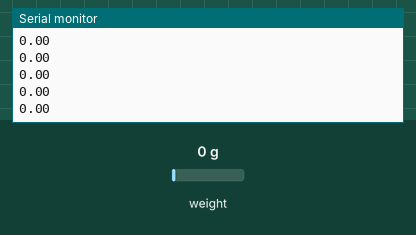
Simulated run of this sketch. Board: Arduino Uno, built with avr-gcc and run on an emulated ATmega328P. Parts: the last lines printed to the serial monitor. The test bench sets the inputs (shaded band); at power-on: weight on the scale 0 g. Storage starts empty.

Above: at 3.2 s.
3.3 s: weight on the scale set to 100 g
At 3.36 s:
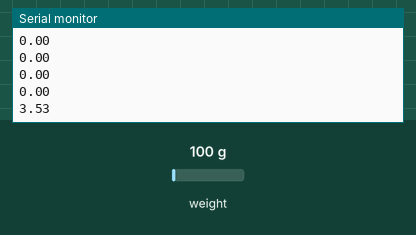
4.8 s: weight on the scale set to 1250 g
At 4.81 s:
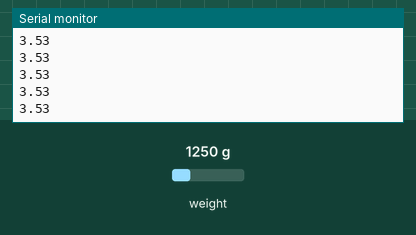
Timing chart, 0 to 7.8 s (numbered marks = the images above; inputs shaded):
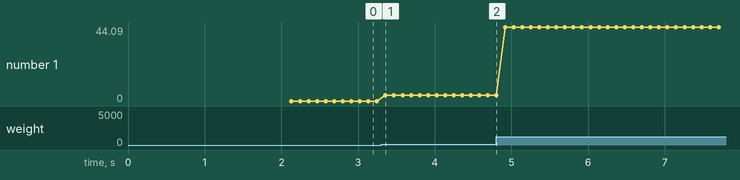

The sketch:

Asking_sensors_SD.ino
```cpp
#include <HX711.h>                              //libraries
#include <SD.h>


int CS_pin = 10;


const int LOADCELL_DOUT_PIN = A1;                  //LoadCells
const int LOADCELL_SCK_PIN = A2;

HX711 scale;
float calibration_factor = -31.6;
float units;
float ounces;

void setup() {                              // start up

scale.begin(LOADCELL_DOUT_PIN, LOADCELL_SCK_PIN);
Serial.begin(9600);

 Serial.println("Initializing Card");
 //Назначаем пин CS_pin выходом
 pinMode(CS_pin, OUTPUT);

 // Проверяем доступность карты
 if (!SD.begin(CS_pin)) {
 Serial.println("Card Failure");
 return;
 }
 Serial.println("Card Ready");


scale.set_scale();
scale.tare();  //Reset the scale to 0

  long zero_factor = scale.read_average(); //Get a baseline reading
  Serial.print("Zero factor: "); //This can be used to remove the need to tare the scale. Useful in permanent scale projects.
  Serial.println(zero_factor);
}


void loop() { //reading sensors

scale.set_scale(calibration_factor); //Adjust to this calibration factor

units = scale.get_units(), 1;
 if (units < 0)
  {
    units = 0.00;
  }
  ounces = units * 0.035274;

 // Открываем файл и записываем строку
 // В одно время можно открывать только один файл
 // Если файла нет то он будет создан
 File logFile = SD.open("LOG.txt", FILE_WRITE);

 if (logFile) {
 logFile.println(ounces);
 logFile.close();
 Serial.println(ounces);
 } else {
 Serial.println("LOG.txt");
 Serial.println("Couldn't open log file");
 }
}
```

Measured:
- after the input at 3.3 s, the serial monitor: prints a new line after 0.06 s (image 1)
- plotted number 1: 0 → 3.53 after the input at 3.3 s, 3.53 → 44.09 after the input at 4.8 s
